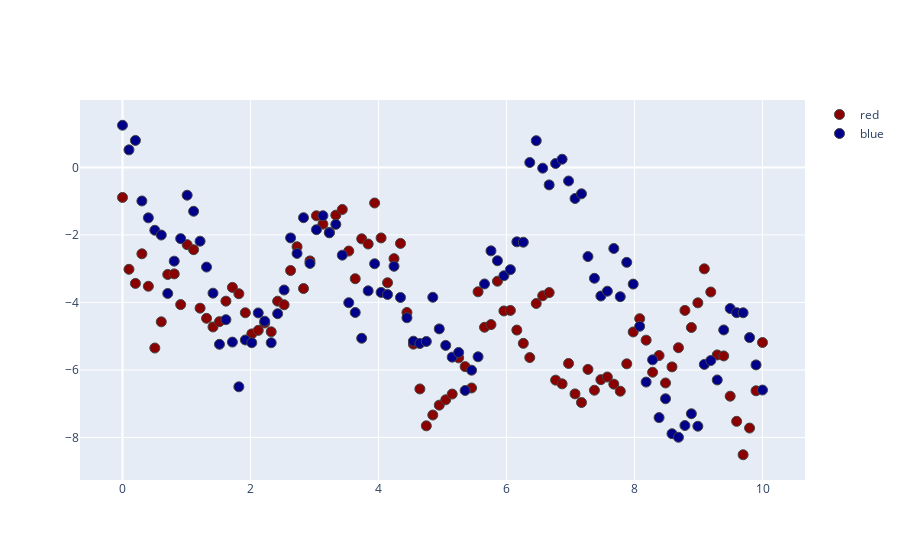

The notebook cell this image was saved under:
### Code cell
t = np.linspace(0, 10, 100)
y1 = np.random.randn(100).cumsum()
y2 = np.random.randn(100).cumsum()

fig = go.Figure()
fig.add_trace(go.Scatter(x=t, y=y1, name='red', mode='markers', marker_color='darkred'))
fig.add_trace(go.Scatter(x=t, y=y2, name='blue', mode='markers', marker_color='darkblue'))
fig.update_traces(mode='markers', marker_line_width=1, marker_size=10)
fig.show()
